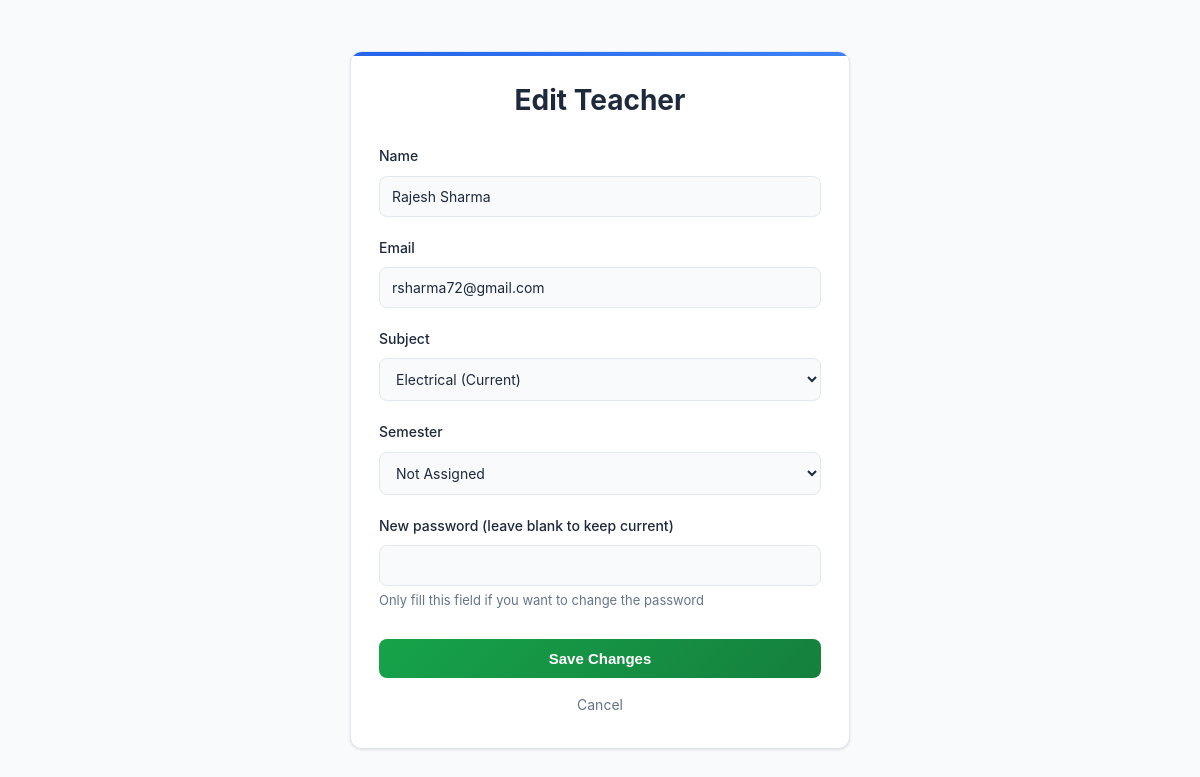
The app's page /admin/teacher/edit/4 (signed in), older data.
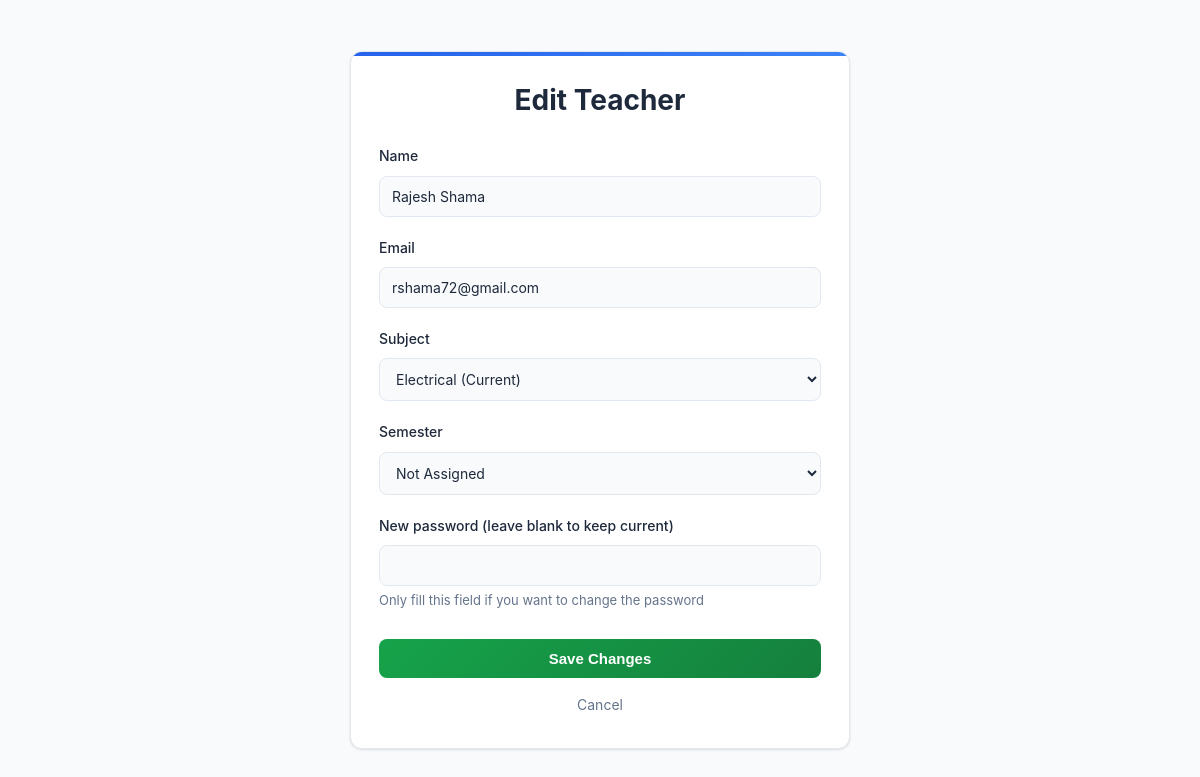
The same page, newer data.
### app.py (models this page shows)
class User(db.Model):
    id = db.Column(db.Integer, primary_key=True)
    role = db.Column(db.String(20), nullable=False)
    name = db.Column(db.String(100), nullable=False)
    email = db.Column(db.String(100), unique=True, nullable=False)
    password = db.Column(db.String(200), nullable=False)
    roll_number = db.Column(db.String(20), nullable=True)
    branch = db.Column(db.String(100), nullable=True)
    semester = db.Column(db.String(20), nullable=True)
    department = db.Column(db.String(100), nullable=True)

### app.py (the view, shortened to what this page needs)
@app.route("/admin/teacher/edit/<int:id>", methods=["GET", "POST"])
def edit_teacher(id):
    if session.get("role") != "admin":
        abort(403)
    teacher = User.query.get_or_404(id)
    semesters = sorted(
        {
            (row[0] or "").strip()
            for row in db.session.query(User.semester).filter_by(role="student").distinct().all()
            if (row[0] or "").strip()
        }
    )
    if not semesters:
        semesters = [str(i) for i in range(1, 9)]
    return render_template(
        "edit_teacher.html",
        teacher=teacher,
        semesters=semesters,
        subject_options=TEACHER_SUBJECT_OPTIONS,
    )

### templates/edit_teacher.html (shortened to what this page needs)
<!DOCTYPE html>
<html lang="en">
<head>
  <link rel="stylesheet" href="{{ url_for('static', filename='style.css') }}">
</head>
<body>
  <div class="container">
    <h1>Edit Teacher</h1>
    <form method="post" action="{{ url_for('edit_teacher', id=teacher.id) }}">
      <div class="form-group">
        <label>Name</label>
        <input name="name" value="{{ teacher.name }}" required>
      </div>
      <div class="form-group">
        <label>Email</label>
        <input name="email" type="email" value="{{ teacher.email }}" required>
      </div>
      <div class="form-group">
        <label>Subject</label>
        <select name="subject" required>
          {% if teacher.department and teacher.department not in subject_options %}
            <option value="{{ teacher.department }}" selected>{{ teacher.department }} (Current)</option>
          {% endif %}
        </select>
      </div>
      <div class="form-group">
        <label>Semester</label>
        <select name="semester">
          <option value="">Not Assigned</option>
        </select>
      </div>
      <div class="form-group">
        <label>New password (leave blank to keep current)</label>
        <input name="password" type="password">
        <div class="form-note">Only fill this field if you want to change the password</div>
      </div>
      <button type="submit">Save Changes</button>
      <a href="{{ url_for('manage_teachers') }}" class="cancel-btn">Cancel</a>
    </form>
  </div>
</body>
</html>

Row changes from the older to the newer data that the page shows:
changed User "Electrical (Current)": name "Rajesh Sharma" → "Rajesh Shama"; email "rsharma72@gmail.com" → "rshama72@gmail.com"
